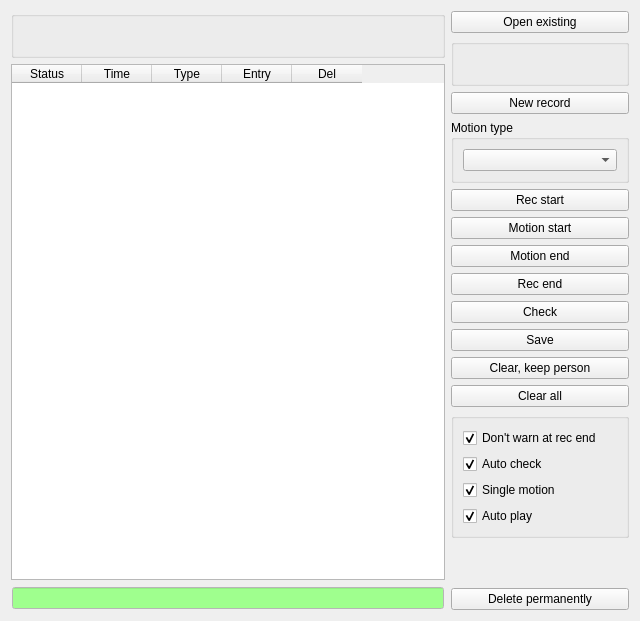
<?xml version="1.0" encoding="UTF-8"?>
<ui version="4.0">
 <class>LogWidget</class>
 <widget class="QWidget" name="LogWidget">
  <property name="geometry">
   <rect>
    <x>0</x>
    <y>0</y>
    <width>640</width>
    <height>621</height>
   </rect>
  </property>
  <property name="windowTitle">
   <string>Form</string>
  </property>
  <layout class="QHBoxLayout" name="horizontalLayout_2" stretch="1,0">
   <item>
    <layout class="QVBoxLayout" name="logVLayout">
     <item>
      <widget class="QGroupBox" name="horizontalGroupBox">
       <property name="title">
        <string/>
       </property>
       <layout class="QHBoxLayout" name="horizontalLayout_5">
        <item>
         <spacer name="horizontalSpacer_5">
          <property name="orientation">
           <enum>Qt::Horizontal</enum>
          </property>
          <property name="sizeHint" stdset="0">
           <size>
            <width>40</width>
            <height>20</height>
           </size>
          </property>
         </spacer>
        </item>
        <item>
         <widget class="QLabel" name="personLabel">
          <property name="text">
           <string/>
          </property>
         </widget>
        </item>
        <item>
         <widget class="QLabel" name="birthLabel">
          <property name="text">
           <string/>
          </property>
         </widget>
        </item>
        <item>
         <spacer name="horizontalSpacer_6">
          <property name="orientation">
           <enum>Qt::Horizontal</enum>
          </property>
          <property name="sizeHint" stdset="0">
           <size>
            <width>40</width>
            <height>20</height>
           </size>
          </property>
         </spacer>
        </item>
       </layout>
      </widget>
     </item>
     <item>
      <widget class="QTableWidget" name="log">
       <property name="sortingEnabled">
        <bool>false</bool>
       </property>
       <attribute name="horizontalHeaderCascadingSectionResizes">
        <bool>true</bool>
       </attribute>
       <attribute name="horizontalHeaderDefaultSectionSize">
        <number>70</number>
       </attribute>
       <attribute name="horizontalHeaderMinimumSectionSize">
        <number>40</number>
       </attribute>
       <attribute name="horizontalHeaderShowSortIndicator" stdset="0">
        <bool>false</bool>
       </attribute>
       <attribute name="horizontalHeaderStretchLastSection">
        <bool>false</bool>
       </attribute>
       <attribute name="verticalHeaderVisible">
        <bool>false</bool>
       </attribute>
       <attribute name="verticalHeaderStretchLastSection">
        <bool>false</bool>
       </attribute>
       <attribute name="verticalHeaderVisible">
        <bool>false</bool>
       </attribute>
       <attribute name="horizontalHeaderShowSortIndicator" stdset="0">
        <bool>false</bool>
       </attribute>
       <attribute name="horizontalHeaderStretchLastSection">
        <bool>false</bool>
       </attribute>
       <attribute name="horizontalHeaderCascadingSectionResizes">
        <bool>true</bool>
       </attribute>
       <attribute name="horizontalHeaderMinimumSectionSize">
        <number>40</number>
       </attribute>
       <attribute name="verticalHeaderStretchLastSection">
        <bool>false</bool>
       </attribute>
       <attribute name="horizontalHeaderDefaultSectionSize">
        <number>70</number>
       </attribute>
       <column>
        <property name="text">
         <string>Status</string>
        </property>
       </column>
       <column>
        <property name="text">
         <string>Time</string>
        </property>
       </column>
       <column>
        <property name="text">
         <string>Type</string>
        </property>
       </column>
       <column>
        <property name="text">
         <string>Entry</string>
        </property>
       </column>
       <column>
        <property name="text">
         <string>Del</string>
        </property>
       </column>
      </widget>
     </item>
     <item>
      <layout class="QHBoxLayout" name="horizontalLayout">
       <property name="margin">
        <number>1</number>
       </property>
       <item>
        <widget class="QLineEdit" name="entryLine">
         <property name="palette">
          <palette>
           <active>
            <colorrole role="WindowText">
             <brush brushstyle="SolidPattern">
              <color alpha="255">
               <red>0</red>
               <green>0</green>
               <blue>0</blue>
              </color>
             </brush>
            </colorrole>
            <colorrole role="Button">
             <brush brushstyle="SolidPattern">
              <color alpha="255">
               <red>255</red>
               <green>255</green>
               <blue>255</blue>
              </color>
             </brush>
            </colorrole>
            <colorrole role="Light">
             <brush brushstyle="SolidPattern">
              <color alpha="255">
               <red>255</red>
               <green>255</green>
               <blue>255</blue>
              </color>
             </brush>
            </colorrole>
            <colorrole role="Midlight">
             <brush brushstyle="SolidPattern">
              <color alpha="255">
               <red>255</red>
               <green>255</green>
               <blue>255</blue>
              </color>
             </brush>
            </colorrole>
            <colorrole role="Dark">
             <brush brushstyle="SolidPattern">
              <color alpha="255">
               <red>127</red>
               <green>127</green>
               <blue>127</blue>
              </color>
             </brush>
            </colorrole>
            <colorrole role="Mid">
             <brush brushstyle="SolidPattern">
              <color alpha="255">
               <red>170</red>
               <green>170</green>
               <blue>170</blue>
              </color>
             </brush>
            </colorrole>
            <colorrole role="Text">
             <brush brushstyle="SolidPattern">
              <color alpha="255">
               <red>0</red>
               <green>0</green>
               <blue>0</blue>
              </color>
             </brush>
            </colorrole>
            <colorrole role="BrightText">
             <brush brushstyle="SolidPattern">
              <color alpha="255">
               <red>255</red>
               <green>255</green>
               <blue>255</blue>
              </color>
             </brush>
            </colorrole>
            <colorrole role="ButtonText">
             <brush brushstyle="SolidPattern">
              <color alpha="255">
               <red>0</red>
               <green>0</green>
               <blue>0</blue>
              </color>
             </brush>
            </colorrole>
            <colorrole role="Base">
             <brush brushstyle="SolidPattern">
              <color alpha="255">
               <red>159</red>
               <green>255</green>
               <blue>142</blue>
              </color>
             </brush>
            </colorrole>
            <colorrole role="Window">
             <brush brushstyle="SolidPattern">
              <color alpha="255">
               <red>255</red>
               <green>255</green>
               <blue>255</blue>
              </color>
             </brush>
            </colorrole>
            <colorrole role="Shadow">
             <brush brushstyle="SolidPattern">
              <color alpha="255">
               <red>0</red>
               <green>0</green>
               <blue>0</blue>
              </color>
             </brush>
            </colorrole>
            <colorrole role="AlternateBase">
             <brush brushstyle="SolidPattern">
              <color alpha="255">
               <red>255</red>
               <green>255</green>
               <blue>255</blue>
              </color>
             </brush>
            </colorrole>
            <colorrole role="ToolTipBase">
             <brush brushstyle="SolidPattern">
              <color alpha="255">
               <red>255</red>
               <green>255</green>
               <blue>220</blue>
              </color>
             </brush>
            </colorrole>
            <colorrole role="ToolTipText">
             <brush brushstyle="SolidPattern">
              <color alpha="255">
               <red>0</red>
               <green>0</green>
               <blue>0</blue>
              </color>
             </brush>
            </colorrole>
           </active>
           <inactive>
            <colorrole role="WindowText">
             <brush brushstyle="SolidPattern">
              <color alpha="255">
               <red>0</red>
               <green>0</green>
               <blue>0</blue>
              </color>
             </brush>
            </colorrole>
            <colorrole role="Button">
             <brush brushstyle="SolidPattern">
              <color alpha="255">
               <red>255</red>
               <green>255</green>
               <blue>255</blue>
              </color>
             </brush>
            </colorrole>
            <colorrole role="Light">
             <brush brushstyle="SolidPattern">
              <color alpha="255">
               <red>255</red>
               <green>255</green>
               <blue>255</blue>
              </color>
             </brush>
            </colorrole>
            <colorrole role="Midlight">
             <brush brushstyle="SolidPattern">
              <color alpha="255">
               <red>255</red>
               <green>255</green>
               <blue>255</blue>
              </color>
             </brush>
            </colorrole>
            <colorrole role="Dark">
             <brush brushstyle="SolidPattern">
              <color alpha="255">
               <red>127</red>
               <green>127</green>
               <blue>127</blue>
              </color>
             </brush>
            </colorrole>
            <colorrole role="Mid">
             <brush brushstyle="SolidPattern">
              <color alpha="255">
               <red>170</red>
               <green>170</green>
               <blue>170</blue>
              </color>
             </brush>
            </colorrole>
            <colorrole role="Text">
             <brush brushstyle="SolidPattern">
              <color alpha="255">
               <red>0</red>
               <green>0</green>
               <blue>0</blue>
              </color>
             </brush>
            </colorrole>
            <colorrole role="BrightText">
             <brush brushstyle="SolidPattern">
              <color alpha="255">
               <red>255</red>
               <green>255</green>
               <blue>255</blue>
              </color>
             </brush>
            </colorrole>
            <colorrole role="ButtonText">
             <brush brushstyle="SolidPattern">
              <color alpha="255">
               <red>0</red>
               <green>0</green>
               <blue>0</blue>
              </color>
             </brush>
            </colorrole>
            <colorrole role="Base">
             <brush brushstyle="SolidPattern">
              <color alpha="255">
               <red>159</red>
               <green>255</green>
               <blue>142</blue>
              </color>
             </brush>
            </colorrole>
            <colorrole role="Window">
             <brush brushstyle="SolidPattern">
              <color alpha="255">
               <red>255</red>
               <green>255</green>
               <blue>255</blue>
              </color>
             </brush>
            </colorrole>
            <colorrole role="Shadow">
             <brush brushstyle="SolidPattern">
              <color alpha="255">
               <red>0</red>
               <green>0</green>
               <blue>0</blue>
              </color>
             </brush>
            </colorrole>
            <colorrole role="AlternateBase">
             <brush brushstyle="SolidPattern">
              <color alpha="255">
               <red>255</red>
               <green>255</green>
               <blue>255</blue>
              </color>
             </brush>
            </colorrole>
            <colorrole role="ToolTipBase">
             <brush brushstyle="SolidPattern">
              <color alpha="255">
               <red>255</red>
               <green>255</green>
               <blue>220</blue>
              </color>
             </brush>
            </colorrole>
            <colorrole role="ToolTipText">
             <brush brushstyle="SolidPattern">
              <color alpha="255">
               <red>0</red>
               <green>0</green>
               <blue>0</blue>
              </color>
             </brush>
            </colorrole>
           </inactive>
           <disabled>
            <colorrole role="WindowText">
             <brush brushstyle="SolidPattern">
              <color alpha="255">
               <red>127</red>
               <green>127</green>
               <blue>127</blue>
              </color>
             </brush>
            </colorrole>
            <colorrole role="Button">
             <brush brushstyle="SolidPattern">
              <color alpha="255">
               <red>255</red>
               <green>255</green>
               <blue>255</blue>
              </color>
             </brush>
            </colorrole>
            <colorrole role="Light">
             <brush brushstyle="SolidPattern">
              <color alpha="255">
               <red>255</red>
               <green>255</green>
               <blue>255</blue>
              </color>
             </brush>
            </colorrole>
            <colorrole role="Midlight">
             <brush brushstyle="SolidPattern">
              <color alpha="255">
               <red>255</red>
               <green>255</green>
               <blue>255</blue>
              </color>
             </brush>
            </colorrole>
            <colorrole role="Dark">
             <brush brushstyle="SolidPattern">
              <color alpha="255">
               <red>127</red>
               <green>127</green>
               <blue>127</blue>
              </color>
             </brush>
            </colorrole>
            <colorrole role="Mid">
             <brush brushstyle="SolidPattern">
              <color alpha="255">
               <red>170</red>
               <green>170</green>
               <blue>170</blue>
              </color>
             </brush>
            </colorrole>
            <colorrole role="Text">
             <brush brushstyle="SolidPattern">
              <color alpha="255">
               <red>127</red>
               <green>127</green>
               <blue>127</blue>
              </color>
             </brush>
            </colorrole>
            <colorrole role="BrightText">
             <brush brushstyle="SolidPattern">
              <color alpha="255">
               <red>255</red>
               <green>255</green>
               <blue>255</blue>
              </color>
             </brush>
            </colorrole>
            <colorrole role="ButtonText">
             <brush brushstyle="SolidPattern">
              <color alpha="255">
               <red>127</red>
               <green>127</green>
               <blue>127</blue>
              </color>
             </brush>
            </colorrole>
            <colorrole role="Base">
             <brush brushstyle="SolidPattern">
              <color alpha="255">
               <red>255</red>
               <green>255</green>
               <blue>255</blue>
              </color>
             </brush>
            </colorrole>
            <colorrole role="Window">
             <brush brushstyle="SolidPattern">
              <color alpha="255">
               <red>255</red>
               <green>255</green>
               <blue>255</blue>
              </color>
             </brush>
            </colorrole>
            <colorrole role="Shadow">
             <brush brushstyle="SolidPattern">
              <color alpha="255">
               <red>0</red>
               <green>0</green>
               <blue>0</blue>
              </color>
             </brush>
            </colorrole>
            <colorrole role="AlternateBase">
             <brush brushstyle="SolidPattern">
              <color alpha="255">
               <red>255</red>
               <green>255</green>
               <blue>255</blue>
              </color>
             </brush>
            </colorrole>
            <colorrole role="ToolTipBase">
             <brush brushstyle="SolidPattern">
              <color alpha="255">
               <red>255</red>
               <green>255</green>
               <blue>220</blue>
              </color>
             </brush>
            </colorrole>
            <colorrole role="ToolTipText">
             <brush brushstyle="SolidPattern">
              <color alpha="255">
               <red>0</red>
               <green>0</green>
               <blue>0</blue>
              </color>
             </brush>
            </colorrole>
           </disabled>
          </palette>
         </property>
        </widget>
       </item>
      </layout>
     </item>
    </layout>
   </item>
   <item>
    <layout class="QVBoxLayout" name="buttonsVLayout">
     <property name="sizeConstraint">
      <enum>QLayout::SetMinimumSize</enum>
     </property>
     <item>
      <widget class="QPushButton" name="loadButton">
       <property name="text">
        <string>Open existing</string>
       </property>
      </widget>
     </item>
     <item>
      <widget class="QGroupBox" name="groupBox_2">
       <property name="title">
        <string/>
       </property>
       <layout class="QHBoxLayout" name="horizontalLayout_6">
        <item>
         <spacer name="horizontalSpacer_3">
          <property name="orientation">
           <enum>Qt::Horizontal</enum>
          </property>
          <property name="sizeHint" stdset="0">
           <size>
            <width>40</width>
            <height>20</height>
           </size>
          </property>
         </spacer>
        </item>
        <item>
         <widget class="QLabel" name="iconLabel">
          <property name="text">
           <string/>
          </property>
         </widget>
        </item>
        <item>
         <spacer name="horizontalSpacer_4">
          <property name="orientation">
           <enum>Qt::Horizontal</enum>
          </property>
          <property name="sizeHint" stdset="0">
           <size>
            <width>40</width>
            <height>20</height>
           </size>
          </property>
         </spacer>
        </item>
       </layout>
      </widget>
     </item>
     <item>
      <widget class="QPushButton" name="selectPersonButton">
       <property name="text">
        <string>New record</string>
       </property>
      </widget>
     </item>
     <item>
      <widget class="QGroupBox" name="groupBox_3">
       <property name="title">
        <string>Motion type</string>
       </property>
       <layout class="QHBoxLayout" name="horizontalLayout_7">
        <item>
         <widget class="QComboBox" name="motionTypeCBox">
          <item>
           <property name="text">
            <string/>
           </property>
          </item>
          <item>
           <property name="text">
            <string>RIGHT_ELBOW_FLEX</string>
           </property>
          </item>
          <item>
           <property name="text">
            <string>LEFT_ELBOW_FLEX</string>
           </property>
          </item>
         </widget>
        </item>
       </layout>
      </widget>
     </item>
     <item>
      <widget class="QPushButton" name="recStartButton">
       <property name="text">
        <string>Rec start</string>
       </property>
      </widget>
     </item>
     <item>
      <widget class="QPushButton" name="motionStartButton">
       <property name="text">
        <string>Motion start</string>
       </property>
      </widget>
     </item>
     <item>
      <widget class="QPushButton" name="motionEndButton">
       <property name="text">
        <string>Motion end</string>
       </property>
      </widget>
     </item>
     <item>
      <widget class="QPushButton" name="recEndButton">
       <property name="text">
        <string>Rec end</string>
       </property>
      </widget>
     </item>
     <item>
      <widget class="QPushButton" name="checkButton">
       <property name="text">
        <string>Check</string>
       </property>
      </widget>
     </item>
     <item>
      <widget class="QPushButton" name="saveButton">
       <property name="text">
        <string>Save</string>
       </property>
      </widget>
     </item>
     <item>
      <widget class="QPushButton" name="clearKeepPersonButton">
       <property name="text">
        <string>Clear, keep person</string>
       </property>
      </widget>
     </item>
     <item>
      <widget class="QPushButton" name="clearButton">
       <property name="text">
        <string>Clear all</string>
       </property>
      </widget>
     </item>
     <item>
      <widget class="QGroupBox" name="groupBox">
       <property name="title">
        <string/>
       </property>
       <layout class="QVBoxLayout" name="verticalLayout_2">
        <item>
         <widget class="QCheckBox" name="noWarncBox">
          <property name="text">
           <string>Don't warn at rec end</string>
          </property>
          <property name="checked">
           <bool>true</bool>
          </property>
         </widget>
        </item>
        <item>
         <widget class="QCheckBox" name="autoCheckcB">
          <property name="text">
           <string>Auto check</string>
          </property>
          <property name="checked">
           <bool>true</bool>
          </property>
         </widget>
        </item>
        <item>
         <widget class="QCheckBox" name="singleMotioncBox">
          <property name="text">
           <string>Single motion</string>
          </property>
          <property name="checked">
           <bool>true</bool>
          </property>
         </widget>
        </item>
        <item>
         <widget class="QCheckBox" name="autoPlaycBox">
          <property name="text">
           <string>Auto play</string>
          </property>
          <property name="checked">
           <bool>true</bool>
          </property>
         </widget>
        </item>
       </layout>
      </widget>
     </item>
     <item>
      <spacer name="verticalSpacer">
       <property name="orientation">
        <enum>Qt::Vertical</enum>
       </property>
       <property name="sizeHint" stdset="0">
        <size>
         <width>20</width>
         <height>40</height>
        </size>
       </property>
      </spacer>
     </item>
     <item>
      <widget class="QPushButton" name="permaDeleteButton">
       <property name="text">
        <string>Delete permanently</string>
       </property>
      </widget>
     </item>
    </layout>
   </item>
  </layout>
 </widget>
 <resources/>
 <connections/>
</ui>
